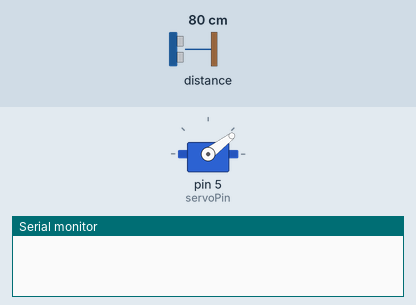
Simulated run of this sketch. Board: Arduino Uno, built with avr-gcc and run on an emulated ATmega328P. Shown: servo, the last lines printed to the serial monitor. The inputs (shaded band) are chosen by the test bench; at power-on: distance to the obstacle 80 cm.

Above: at 0.76 s.
At 1.2 s:
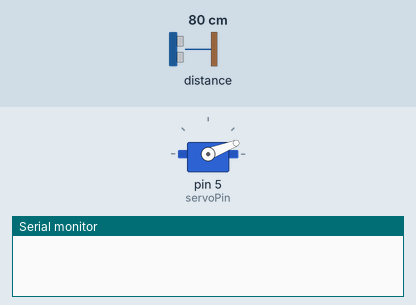
1.3 s: distance to the obstacle set to 2 cm
At 1.76 s:
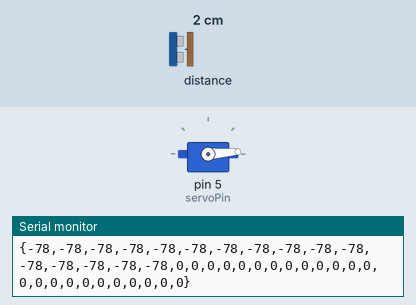
4.3 s: distance to the obstacle set to 18 cm
Timing chart, 0 to 13.3 s (numbered marks = the images above; inputs shaded):
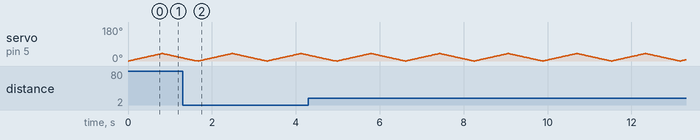

The sketch:

dp2.ino
```cpp
#include <Servo.h>
#include <Wire.h>
#include <LIDARLite.h>


int servoPin = 5;
int arr1[40];
int arr2[40];
int arr3[40];
int dist;
int cal_cnt = 0;
int angle = 0;   // servo position in degrees

LIDARLite lidarLite;
Servo servo;


void setup()
{
  Serial.begin(9600);
  servo.attach(servoPin);
//  tix = 0;c
lidarLite.begin(0, true); // Set configuration to default and I2C to 400 kHz
lidarLite.configure(0); // Change this number to try out alternate configurations
}


void loop()
{

get_data(1,40);   // (direction,till angle)
get_data(-1,40);   // (direction,till angle)
//Print_to_serial(arr1,40);
//Print_to_serial(arr2,40);
take_diff(40);

}


void Print_to_serial(int TheArr[], int n)
{
  Serial.print("{");
for(int i = 0; i < n; i++)
{
  Serial.print(TheArr[i]);
  if(i<(n-1)){
  Serial.print(",");}
}
  Serial.print("} ");
  Serial.println("");
  }


void get_data(int d, int p)
{
  if(d==1){

  for(angle = 0; angle < p; angle++)
  {

  cal_cnt++;
  cal_cnt = cal_cnt % 100;
    servo.write(angle);
     if ( cal_cnt == 0 ) {
    dist = lidarLite.distance();      // With bias correction
  } else {
    dist = lidarLite.distance(false); // Without bias correction
  }
  arr1[angle] = dist;

  //Serial.println(dist);
    delay(10);
  }
}
  if(d==-1){

  for(angle = p; angle > 0; angle--)
  {
      // Increment reading counter
  cal_cnt++;
  cal_cnt = cal_cnt % 100;
    servo.write(angle);
     if ( cal_cnt == 0 ) {
    dist = lidarLite.distance();      // With bias correction
  } else {
    dist = lidarLite.distance(false); // Without bias correction
  }
  //Serial.println(dist);

  arr2[angle-1] = dist;

    delay(10);
  }
}


}

void take_diff(int p)
{
for(int n =  0; n < p; n++)
  {
    arr3[n] = arr2[n]-arr1[n] ;
  }

Print_to_serial(arr3, 40);

}
```
